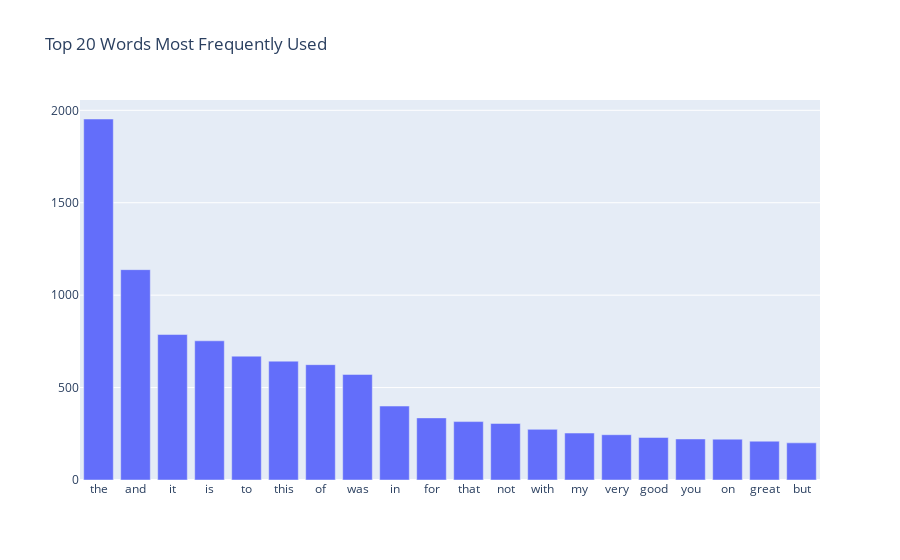

Notebook code for this chart:
### Code cell
# Use plotly to display top 20 used words
x = []

# sort the term frequencies in descending order
sorted_list = np.sort(term_frequencies)[::-1]
sorted_index = np.argsort(term_frequencies)[::-1] #get the indices to get the feature names

for i in sorted_index[:20]:
    x.append(count_vect.get_feature_names_out()[i])

# Plot visuals
fig = go.Figure(
    data=[go.Bar(x=x, y=sorted_list[:20])],
    layout_title_text="Top 20 Words Most Frequently Used"
)
fig.show()

### Figure 1 — Plotly figure (JSON) as saved in the notebook; plotly's stock layout.template omitted (floating-point values rounded to 4 significant figures)
{"data": [{"type": "bar", "x": ["the", "and", "it", "is", "to", "this", "of", "was", "in", "for", "that", "not", "with", "my", "very", "good", "you", "on", "great", "but"], "y": [1953, 1138, 787, 753, 670, 643, 624, 571, 400, 336, 316, 306, 274, 254, 245, 230, 222, 221, 210, 201]}], "layout": {"title": {"text": "Top 20 Words Most Frequently Used"}}}
